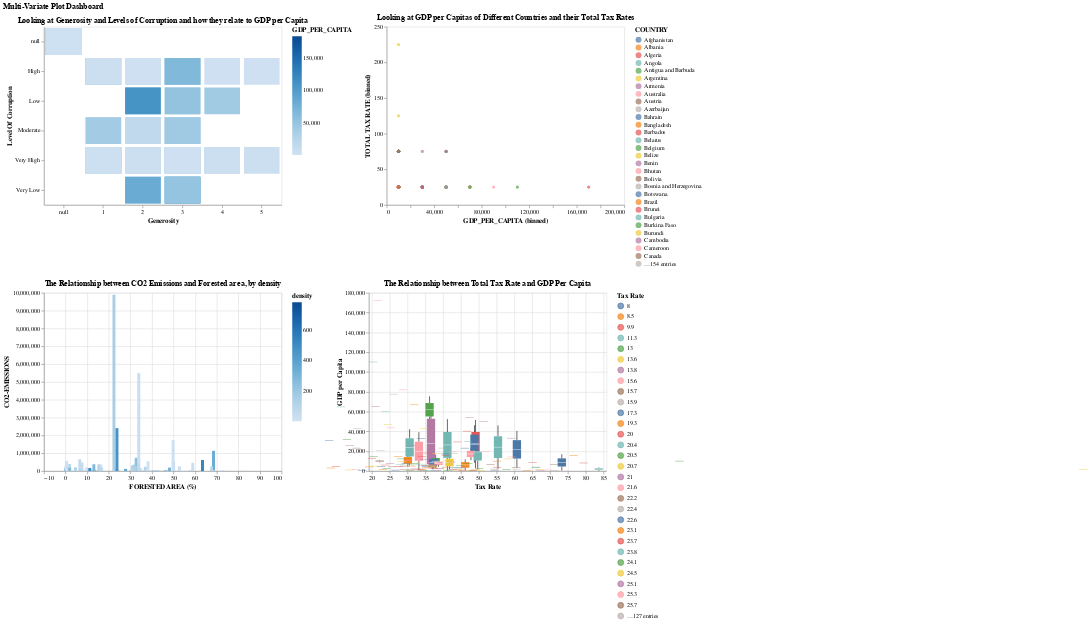

Notebook code for this chart:
### Code cell
alt.vconcat(
    alt.hconcat(generosity_gdp.properties(width=400, height=300), 
                gdp_tax.properties(width=400, height=300)),
    alt.hconcat(
        forest_co2.properties(width=400, height=300) , # Set width and height as needed
        gdp_tax_box.properties(width=400, height=300)
    ),
    title='Multi-Variate Plot Dashboard'
).resolve_legend(
    color='independent'
).configure_axis(
    labelAngle=0
)

### Figure 1 — Vega-Lite specification as saved in the notebook (floating-point values rounded to 4 significant figures; data arrays with more than 128 entries replaced by an {"elided": "..."} marker saying what was removed)
{"config": {"view": {"continuousWidth": 300, "continuousHeight": 300}, "axis": {"labelAngle": 0}}, "vconcat": [{"hconcat": [{"mark": {"type": "bar"}, "encoding": {"color": {"field": "GDP_PER_CAPITA", "type": "quantitative"}, "x": {"field": "Generosity", "type": "ordinal"}, "y": {"field": "Level Of Corruption", "type": "ordinal"}}, "height": 300, "title": "Looking at Generosity and Levels of Corruption and how they relate to GDP per Capita", "width": 400}, {"mark": {"type": "circle"}, "encoding": {"color": {"field": "COUNTRY", "type": "nominal"}, "x": {"bin": {}, "field": "GDP_PER_CAPITA", "type": "quantitative"}, "y": {"bin": {}, "field": "TOTAL TAX RATE", "type": "quantitative"}}, "height": 300, "title": "Looking at GDP per Capitas of Different Countries and their Total Tax Rates", "width": 400}]}, {"hconcat": [{"mark": {"type": "bar"}, "encoding": {"color": {"field": "density", "type": "quantitative"}, "x": {"field": "FORESTED AREA (%)", "type": "quantitative"}, "y": {"field": "CO2-EMISSIONS", "type": "quantitative"}}, "height": 300, "title": "The Relationship between CO2 Emissions and Forested area, by density", "width": 400}, {"mark": {"type": "boxplot"}, "encoding": {"color": {"field": "TOTAL TAX RATE", "legend": {"title": "Tax Rate"}, "type": "nominal"}, "tooltip": [{"field": "TOTAL TAX RATE", "type": "nominal"}, {"field": "GDPpercapita", "type": "quantitative"}], "x": {"field": "TOTAL TAX RATE", "scale": {"domain": [20, 85]}, "title": "Tax Rate", "type": "quantitative"}, "y": {"field": "GDP_PER_CAPITA", "title": "GDP per Capita", "type": "quantitative"}}, "height": 300, "title": "The Relationship between Total Tax Rate and GDP Per Capita", "width": 400}]}], "data": {"name": "data-9b841e4ad0aa65e2b34e80c950577798"}, "resolve": {"legend": {"color": "independent"}}, "title": "Multi-Variate Plot Dashboard", "$schema": "https://vega.github.io/schema/vega-lite/v5.8.0.json", "datasets": {"data-9b841e4ad0aa65e2b34e80c950577798": {"elided": "195 records"}}}
